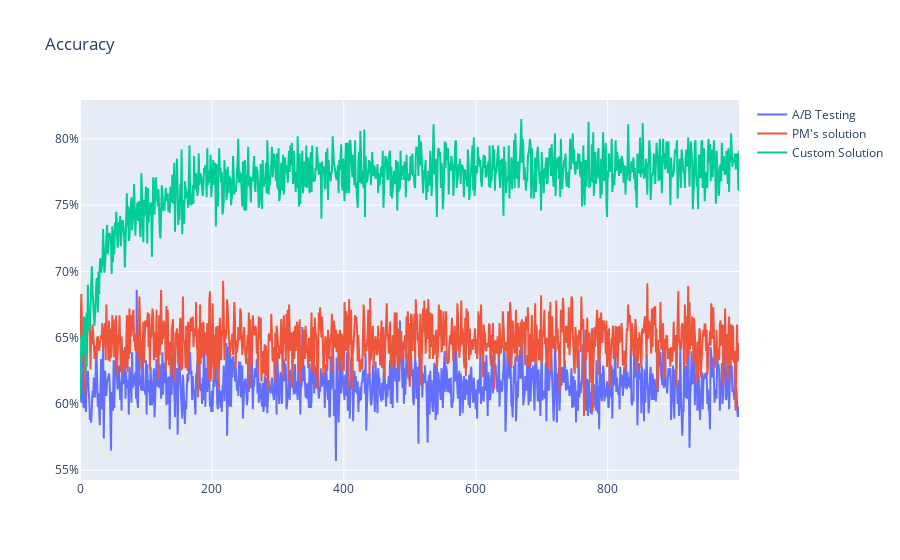

The notebook cell this image was saved under:
### Code cell
plot(mc, metric = "accuracy", title="Accuracy", is_marketing_name=True, is_percents = True).show()

### Figure 1 — Plotly figure (JSON) as saved in the notebook; plotly's stock layout.template omitted (floating-point values rounded to 4 significant figures; data arrays with more than 128 entries replaced by an {"elided": "..."} marker saying what was removed)
{"data": [{"mode": "lines", "name": "A/B Testing", "type": "scatter", "x": {"elided": "1000 int values"}, "y": {"elided": "1000 float values"}}, {"mode": "lines", "name": "PM's solution", "type": "scatter", "x": {"elided": "1000 int values"}, "y": {"elided": "1000 float values"}}, {"mode": "lines", "name": "Custom Solution", "type": "scatter", "x": {"elided": "1000 int values"}, "y": {"elided": "1000 float values"}}], "layout": {"autosize": true, "title": {"text": "Accuracy"}, "yaxis": {"tickformat": "0.0%"}}}
